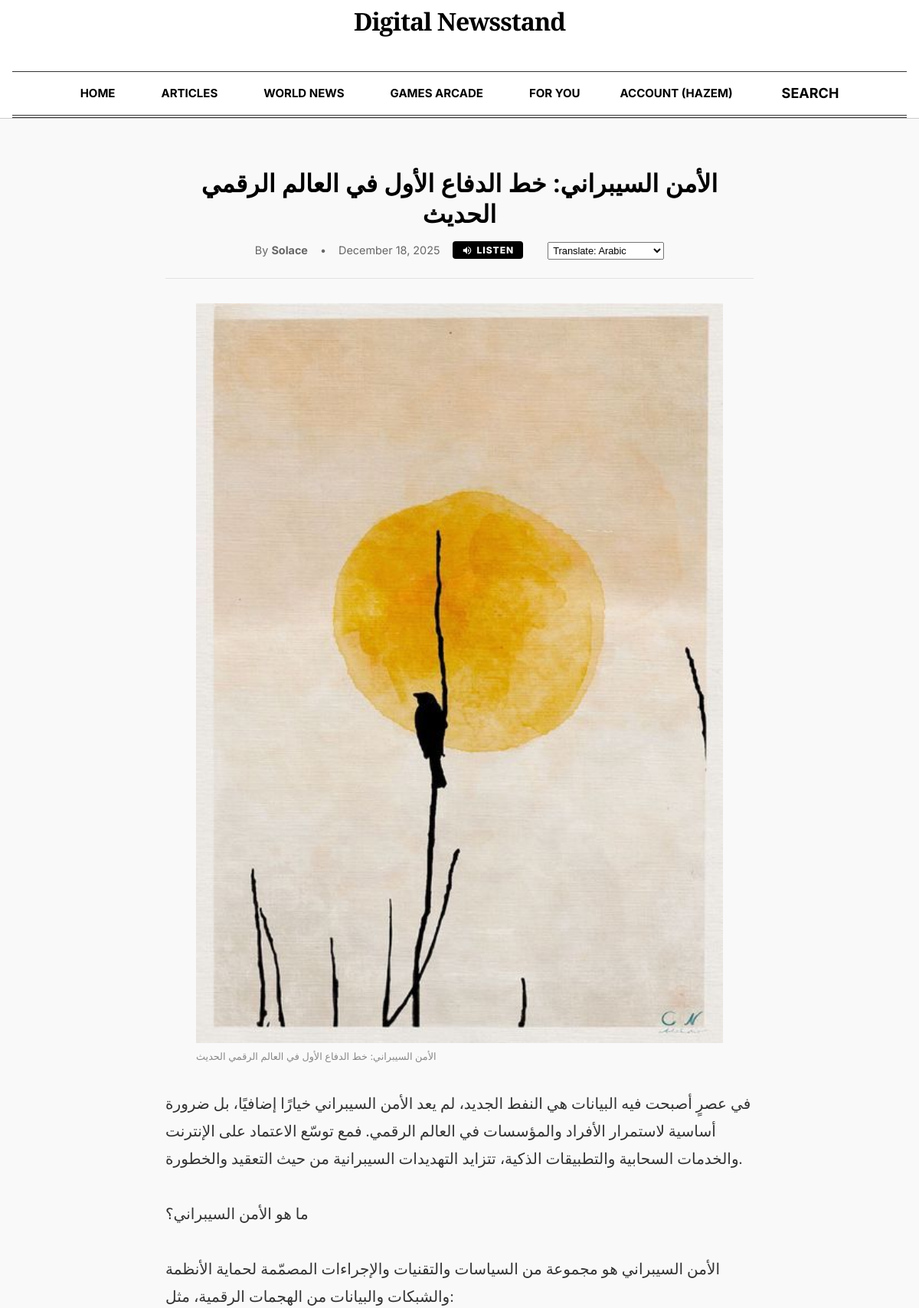
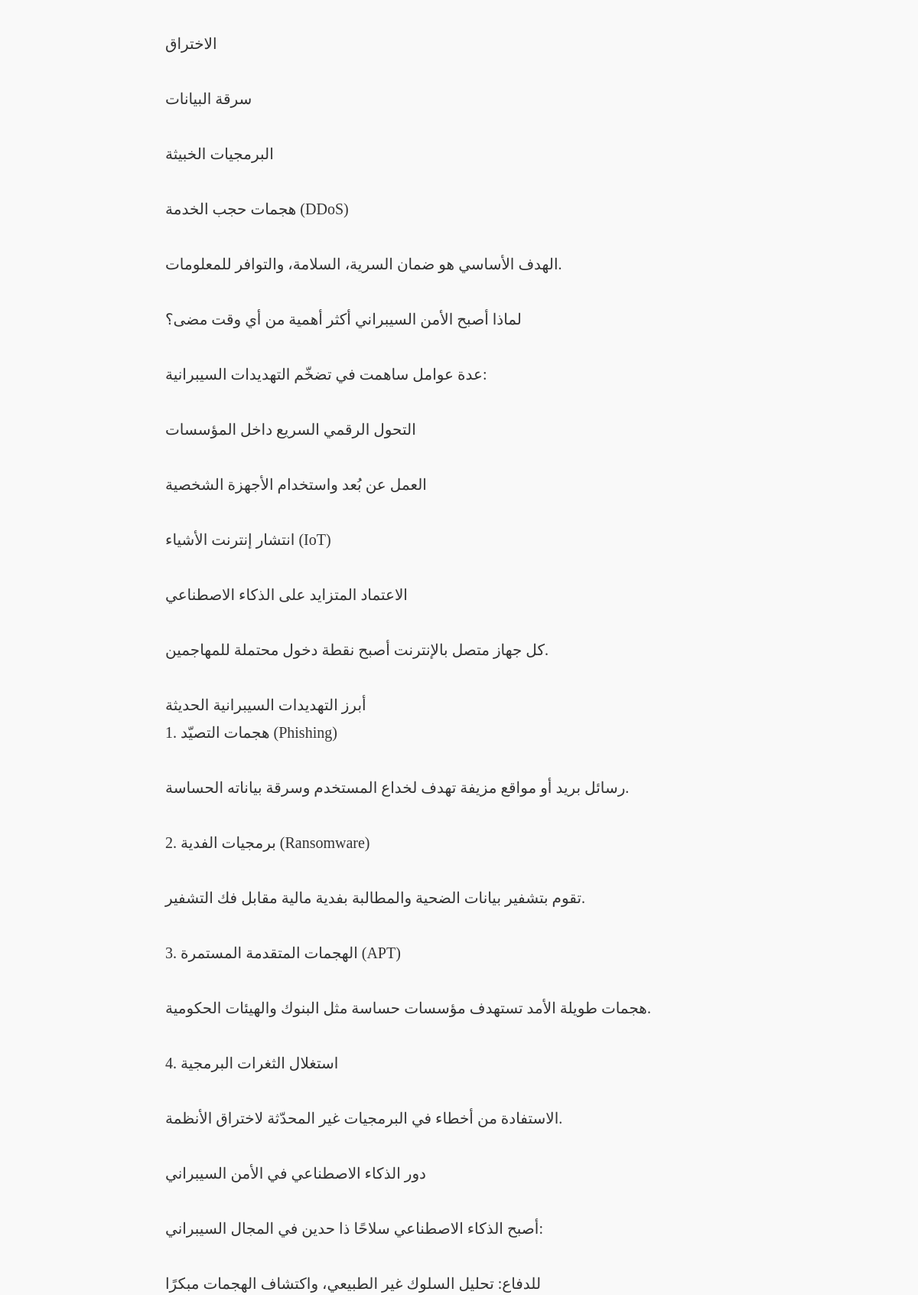
The page /index.php?page=article&id=8 (signed in, upper part) on the database its author committed (2 pictures, top to bottom).
### tables this page shows
CREATE TABLE `articles` (
  `id` int NOT NULL AUTO_INCREMENT,
  `title` varchar(255) NOT NULL,
  `content` text NOT NULL,
  `author` varchar(100) DEFAULT NULL,
  `category` varchar(100) DEFAULT NULL,
  `language` varchar(10) DEFAULT 'en',
  `thumbnail` varchar(255) DEFAULT NULL,
  `created_at` timestamp NULL DEFAULT CURRENT_TIMESTAMP,
  `status` enum('draft','published','archived') DEFAULT 'draft',
  `scheduled_at` datetime DEFAULT NULL,
  `is_featured` tinyint(1) DEFAULT '0',
  `visibility` enum('public','subscribed') DEFAULT 'public',
  `tags` text,
  `required_level` int DEFAULT '0',
  `required_plan_id` int DEFAULT NULL,
  PRIMARY KEY (`id`)
);

### src/Controllers/Article_C.php (called while the page is built, shortened)
<?php
require_once __DIR__ . '/../Models/Article.php';
require_once __DIR__ . '/../Services/Translation_S.php';
require_once __DIR__ . '/../Models/User.php';
class ArticleController {
    private Article $articleModel;
    private TranslationService $translator;
    private User $userModel;
    public function __construct() {
        $this->articleModel = new Article();
        $this->translator   = new TranslationService();
        $this->userModel    = new User();
    }
    public function index() {
        $id = (int) $_GET['id'];
        $article = $this->articleModel->getById($id);
        $canAccess = true;
        $accessMessage = '';
        $sub = null;
        if (($article['visibility'] ?? 'public') === 'subscribed') {
            if (!isset($_SESSION['user_id'])) {
                $canAccess = false;
                $accessMessage = "This article is for subscribers only. Please log in or subscribe.";
            } else {
                $sub = $this->userModel->getSubscription($_SESSION['user_id']);
            }
        }
        if (!$canAccess) {
             $displayArticle = $article;
             $displayArticle['is_blocked'] = true;
             $displayArticle['content'] = '<div class="alert alert-warning" style="margin: 20px 0; padding: 15px; background: #fff3cd; border: 1px solid #ffeeba; border-radius: 4px; color: #856404;">' . $accessMessage . ' <a href="?page=plans" style="font-weight: bold;">View Plans</a></div>';
        } else {
             $displayArticle = $article;
             $displayArticle['is_blocked'] = false;
             $subscription = $sub ?: ($this->userModel->getSubscription($_SESSION['user_id'] ?? 0));
             $plan = $subscription['plan'] ?? null;
             $availableLangs = $this->translator->getAvailableLangsForPlan($plan);
             $languageCodeMap = [
                 'English' => 'en', 'Arabic' => 'ar', 'French' => 'fr', 'Spanish' => 'es',
                 'German' => 'de', 'Italian' => 'it', 'Portuguese' => 'pt', 'Russian' => 'ru',
                 'Chinese' => 'zh', 'Dutch' => 'nl', 'Norwegian' => 'no', 'Swedish' => 'sv',
                 'Japanese' => 'ja', 'Korean' => 'ko',
                 'Hindi' => 'hi', 'Turkish' => 'tr', 'Persian' => 'fa'
             ];
             $articleLangCode = $languageCodeMap[$article['language'] ?? 'English'] ?? 'en';
             $selectedLang = $_GET['lang'] ?? $articleLangCode;
        }
        include VIEWS_PATH . 'Single.php';
    }
}

### src/index.php (called while the page is built, shortened)
<?php
require __DIR__ . '/config/DataBase_Connection.php';
require __DIR__ . '/core/Router.php';
require __DIR__ . '/Controllers/Article_C.php';
$selectedLang = $_SESSION['lang'] ?? 'en';
$page = $_GET['page'] ?? "";
Router::route($page, $selectedLang);

### src/Models/Article.php (called while the page is built, shortened)
<?php
require_once __DIR__ . "/../Config/DataBase_Connection.php";
class Article {
    private PDO $conn;
    public function __construct() {
        $db = new Database();
        $this->conn = $db->connect();
    }
    public function getById(int $id): ?array {
        $stmt = $this->conn->prepare("SELECT * FROM articles WHERE id = ?");
        $stmt->execute([$id]);
        $result = $stmt->fetch(PDO::FETCH_ASSOC);
        return $result ?: null;
    }
}

### src/Config/DataBase_Connection.php (called while the page is built, shortened)
<?php
if (!class_exists('Database')) {
class Database {
    private $host = "db";
    private $db_name = "News";
    private $username = "Rain";
    private $password = "Sunny";
    public function __construct() {
        $this->host = getenv('DB_HOST') ?: 'db';
        $this->db_name = getenv('DB_NAME') ?: 'News';
        $this->username = getenv('DB_USER') ?: 'Rain';
        $this->password = getenv('DB_PASS') ?: 'Sunny';
    }
    public function connect() {
        $this->conn = null;
        try {
            $this->conn = new PDO(
                "mysql:host={$this->host};dbname={$this->db_name};charset=utf8",
                $this->username,
                $this->password
            );
            $this->conn->setAttribute(PDO::ATTR_ERRMODE, PDO::ERRMODE_EXCEPTION);
        } catch(PDOException $e) {
            die("Database Connection Error: " . $e->getMessage());
        }
        return $this->conn;
    }
}
}

### src/Services/Translation_S.php (called while the page is built, shortened)
<?php
class TranslationService {
    private $allLangs = [
        'ar'=>'Arabic',
        'en'=>'English',
        'fr'=>'French',
        'es'=>'Spanish',
        'de'=>'German',
        'zh'=>'Chinese',
        'ja'=>'Japanese',
        'ko'=>'Korean',
        'ru'=>'Russian',
        'it'=>'Italian',
        'pt'=>'Portuguese',
        'hi'=>'Hindi',
        'tr'=>'Turkish',
        'nl'=>'Dutch',
        'sv'=>'Swedish',
        'fa'=>'Persian'
    ];
    public function __construct() {
        $db = new Database();
    }
    public function getAvailableLangsForPlan(string $plan = null): array {
        $plan = strtolower($plan ?? '');
        if ($plan === 'plus') {
            return [
                'ar' => 'Arabic',
                'fr'=>'French',
                'es'=>'Spanish',
                'de'=>'German',
                'zh'=>'Chinese',
                'ja'=>'Japanese',
                'ko'=>'Korean',
                'en' => 'English'
            ];
        } elseif ($plan === 'basic') {
            return [
                'ar' => 'Arabic',
                'en' => 'English'
            ];
        } elseif ($plan === 'pro' || $plan === 'sunless') {
            return $this->allLangs;
        } else {
            return ['en' => 'English'];
        }
    }
}

### src/Models/User.php (called while the page is built, shortened)
<?php
require_once __DIR__ . "/../config/DataBase_Connection.php";
class User {
    private $conn;
    public function __construct() {
        $db = new Database();
        $this->conn = $db->connect();
    }
    public function getSubscription($userId) {
        try {
            $stmt = $this->conn->prepare("SELECT * FROM subscriptions WHERE user_id = ? AND (expires_at IS NULL OR expires_at > NOW()) ORDER BY id DESC LIMIT 1");
            $stmt->execute([$userId]);
            return $stmt->fetch(PDO::FETCH_ASSOC);
        } catch (PDOException $e) {
            return null;
        }
    }
}

### src/Views/Articles/Single.php (the view, shortened to what this page needs)
<?php include __DIR__ . '/../Layout/Header.php'; ?>
<main class="container" style="max-width: 800px; padding-top: 2rem;">
    <article class="single-article">
        <div class="article-header-container" style="margin-bottom: 2rem; text-align: center;">
             <h1 class="serif-headline" style="font-size: 2rem; line-height: 1.25; margin-bottom: 1rem;">
                <?= htmlspecialchars($displayArticle['title'] ?? $article['title'], ENT_QUOTES, 'UTF-8') ?>
            </h1>
            <div style="font-family: var(--font-sans); color: #666; font-size: 0.9rem; border-bottom: 1px solid var(--border-light); padding-bottom: 1.5rem; margin-bottom: 2rem; display: flex; justify-content: center; align-items: center; gap: 1rem;">
                <span>By <strong><?= htmlspecialchars($article['author'] ?? 'Staff Writer') ?></strong></span>
                <span>•</span>
                <span><?= date('F j, Y', strtotime($article['publishedAt'] ?? 'now')) ?></span>
                <?php if (empty($displayArticle['is_blocked'])): ?>
                    <button id="start-listen-btn" class="sans-text" style="background: #000; color: #fff; border: none; padding: 4px 12px; border-radius: 4px; font-size: 0.75rem; font-weight: 800; cursor: pointer; display: flex; align-items: center; gap: 6px; letter-spacing: 1px; transition: transform 0.2s;">
                        <svg width="14" height="14" viewBox="0 0 24 24" fill="currentColor"><path d="M3 9v6h4l5 5V4L7 9H3zm13.5 3c0-1.77-1.02-3.29-2.5-4.03v8.05c1.48-.73 2.5-2.25 2.5-4.02zM14 3.23v2.06c2.89.86 5 3.54 5 6.71s-2.11 5.85-5 6.71v2.06c4.01-.91 7-4.49 7-8.77s-2.99-7.86-7-8.77z"/></svg>
                        LISTEN
                    </button>
                <?php endif; ?>
                <?php if (empty($displayArticle['is_blocked']) && isset($availableLangs, $selectedLang)): ?>
                    <form method="GET" action="" style="margin:0; margin-left: 1rem;">
                        <select name="lang" onchange="this.form.submit()" style="padding: 2px; font-size: 0.8rem;">
                            <?php foreach ($availableLangs as $code => $name): ?>
                                <option value="<?= htmlspecialchars($code, ENT_QUOTES, 'UTF-8') ?>" <?= $selectedLang === $code ? 'selected' : '' ?>>
                                     Translate: <?= htmlspecialchars($name, ENT_QUOTES, 'UTF-8') ?>
                                </option>
                            <?php endforeach; ?>
                        </select>
                    </form>
                <?php endif; ?>
            </div>
        </div>
        <?php if (empty($displayArticle['is_blocked']) && !empty($article['thumbnail'])): ?>
            <figure style="margin-bottom: 2rem;">
                <img src="<?= htmlspecialchars($article['thumbnail']) ?>" alt="Article Image" style="width: 100%; height: auto; display: block;">
                <figcaption style="font-family: var(--font-sans); font-size: 0.8rem; color: #888; margin-top: 0.5rem;">
                   <?= htmlspecialchars($article['title']) ?>
                </figcaption>
            </figure>
        <?php elseif (!empty($displayArticle['is_blocked'])): ?>
            <div style="background: #f1f1f1; height: 300px; display: flex; align-items: center; justify-content: center; margin-bottom: 2rem; border-radius: 8px; border: 1px dashed #ccc;">
                <p style="color: #666;">Premium Article Content Blocked</p>
            </div>
        <?php endif; ?>
        <div class="article-body" style="font-family: var(--font-serif); font-size: 1.25rem; line-height: 1.8; color: #333;">
            <?php if (!empty($displayArticle['is_blocked'])): ?>
                <?= $displayArticle['content'] ?>
            <?php else: ?>
                <?= nl2br(htmlspecialchars($displayArticle['content'] ?? $article['content'], ENT_QUOTES, 'UTF-8')) ?>
            <?php endif; ?>
        </div>
    </article>
</main>
<?php include __DIR__ . '/../Layout/Footer.php'; ?>

### src/Assets/CSS/Styles.css (style rules this page uses)
body { font-family: 'Segoe UI', Roboto, Arial, sans-serif; background-color: #f6f8fa; color: #24292e; margin: 0; padding: 0; }
h1 { font-size: 26px; font-weight: 600; margin-bottom: 28px; text-align: center; color: #24292e; }
button { background-color: #2ea44f; color: #fff; border: none; padding: 10px 18px; border-radius: 6px; cursor: pointer; font-size: 14px; font-weight: 500; transition: background-color 0.2s ease, transform 0.2s ease; }
main { margin-top: 90px; margin-bottom: 40px; width: 100%; box-sizing: border-box; }

### src/Assets/CSS/theme.css (style rules this page uses)
:root { --font-serif: 'Playfair Display', serif; --font-sans: 'Inter', sans-serif; --font-display: 'Outfit', sans-serif; --bg-paper: #f9f9f9; --bg-white: #ffffff; --text-main: #333333; --text-headline: #000000; --text-muted: #666666; --border-light: #e2e2e2; --border-dark: #333333; --primary: #000000; --accent: #567b95; --game-correct: #6aaa64; --game-present: #c9b458; --game-absent: #787c7e; }
body { background-color: var(--bg-paper); color: var(--text-main); font-family: var(--font-serif); margin: 0; padding: 0; line-height: 1.6; }
.container { max-width: 1200px; margin: 0 auto; padding: 0 1rem; }
.serif-headline { font-family: var(--font-serif); font-weight: 700; color: var(--text-headline); margin: 0 0 0.5rem 0; }
.sans-text { font-family: var(--font-sans); }
main { margin-top: 0 !important; padding-top: 2rem; }

### rows shown on the page
articles: title "الأمن السيبراني: خط الدفاع الأول في العالم الرقمي الحديث", author "Solace", lang "Translate: Arabic", thumbnail (picture), content "في عصرٍ أصبحت فيه البيانات هي النفط الجديد، لم يعد الأمن السيبراني خيارًا إضافيًا، بل ضرورة أساسية لاستمرار الأفراد والمؤسسات في العالم الرقمي. فمع توسّع الاعتماد على الإنترنت والخدمات السحابية والتطبيقات الذكية، تتزايد التهديدات السيبرانية من حيث التعقيد والخطورة. ما هو الأمن السيبراني؟ الأمن السيبراني هو مجموعة من السياسات والتقنيات والإجراءات المصمّمة لحماية الأنظمة والشبكات والبيانات من الهجمات الرقمية، مثل: الاختراق سرقة البيانات البرمجيات الخبيثة هجمات حجب الخدمة (DDoS) الهدف الأساسي هو ضمان السرية، السلامة، والتوافر للمعلومات. لماذا أصبح الأمن السيبراني أكثر أهمية من أي وقت مضى؟ عدة عوامل ساهمت في تضخّم التهديدات السيبرانية: التحول الرقمي السريع داخل المؤسسات العمل عن بُعد واستخدام…"

### other values the page prints
$username "HAZEM"
date('F j, Y', strtotime($article['publishedAt'] ?? 'now')) "December 18, 2025"
